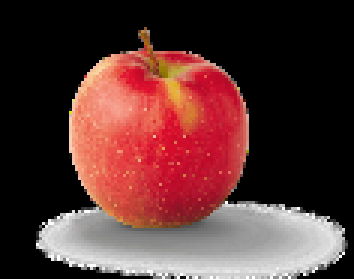
#> input picture luxpmsoft/data_science/apple_1.png, 118 x 93 px, shrunk from 2400 x 1889 before the run (shown 3 times larger)
$ python 1_gray.py
#> lines starting #> are read from the running program, lines starting #| are printed output that depends on the picture
import cv2
img = cv2.imread(r'../apple_1.png', cv2.IMREAD_REDUCED_COLOR_8)
#> img is the input picture: shape (93, 118, 3); mean B, G, R 51.3, 52.7, 88.7
gray_image = cv2.cvtColor(img, cv2.COLOR_RGB2GRAY)
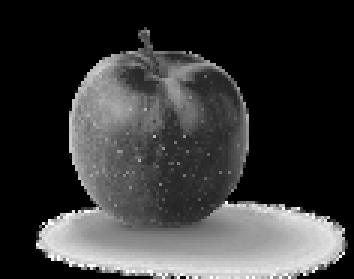
#> gray_image: shape (93, 118) (shown 3 times larger); min 0, max 255, mean 56.4
blue_plane = img[:, :, 0]
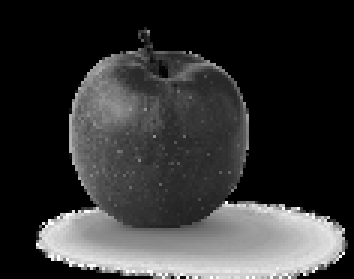
#> blue_plane: shape (93, 118) (shown 3 times larger); min 0, max 255, mean 51.3
green_plane = img[:, :, 1]
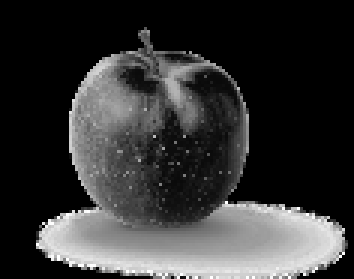
#> green_plane: shape (93, 118) (shown 3 times larger); min 0, max 255, mean 52.7
red_plane = img[:, :, 2]
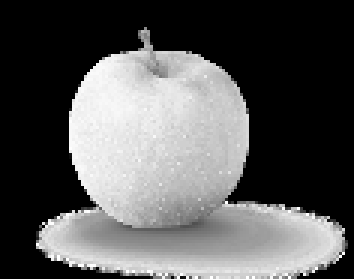
#> red_plane: shape (93, 118) (shown 3 times larger); min 0, max 255, mean 88.7
cv2.imshow("COLOR_RGB2GRAY", gray_image)
cv2.imwrite("op_1_gray.png", gray_image)
cv2.imshow("blue_plane", blue_plane)
# cv2.imwrite("op_blue_plane.png", blue_plane)
cv2.imshow("green_plane", green_plane)
# cv2.imwrite("op_green_plane.png", green_plane)
cv2.imshow("red_plane", red_plane)
# cv2.imwrite("op_red_plane.png", red_plane)
cv2.waitKey(0)
cv2.destroyAllWindows()

$ run again, with luxpmsoft/data_science/apple_2.png copied over luxpmsoft/data_science/apple_1.png
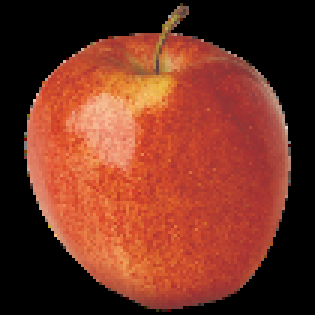
#> input picture luxpmsoft/data_science/apple_2.png, 105 x 105 px, shrunk from 1000 x 1000 before the run (shown 3 times larger)
#> img is the input picture: shape (105, 105, 3); mean B, G, R 35.1, 51.2, 116
#> `blue_plane = img[:, :, 0]`:
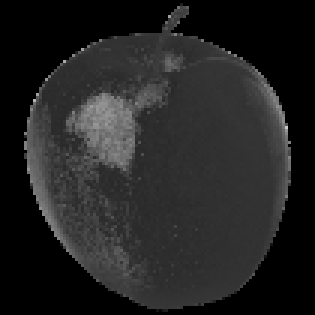
#> blue_plane: shape (105, 105) (shown 3 times larger); min 0, max 201, mean 35.1
#> `red_plane = img[:, :, 2]`:
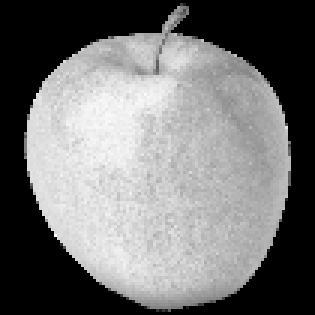
#> red_plane: shape (105, 105) (shown 3 times larger); min 0, max 255, mean 116
